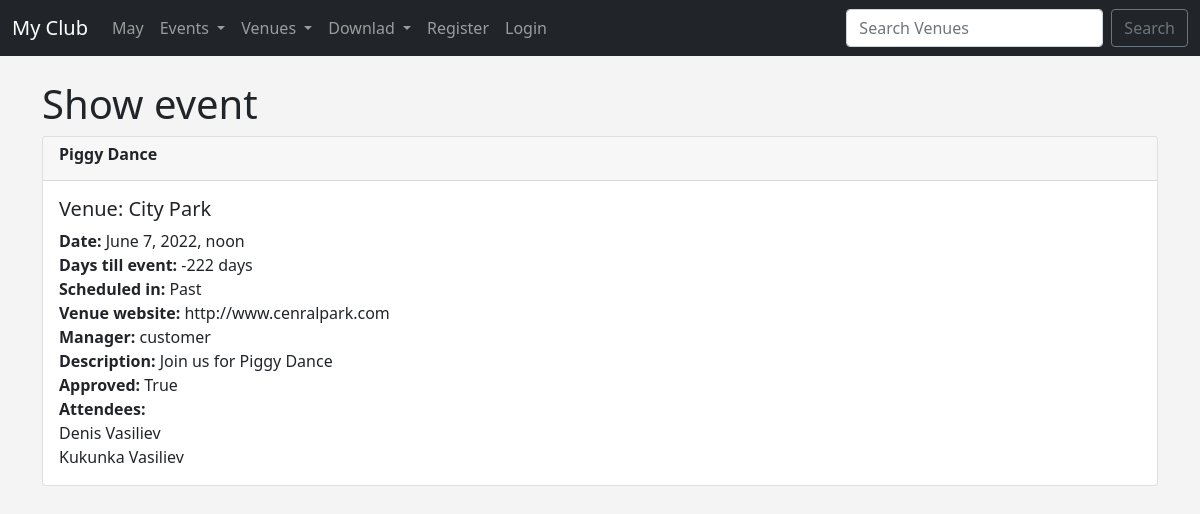
The app's page /show_event/1/ with its own data.
### events/models.py (models this page shows, shortened)
class Event(models.Model):
	name = models.CharField('Event Name', max_length = 120)
	event_date = models.DateTimeField('Event Date')
	venue = models.ForeignKey(Venue, blank = True, null = True, on_delete = models.CASCADE)
	manager = models.ForeignKey(User, blank = True, null = True, on_delete = models.SET_NULL)
	description = models.TextField(blank = True)
	attendees = models.ManyToManyField(MyClubUser, blank = True)
	approved = models.BooleanField("Approved", default=False)
	@property
	def Days_till(self):
		today = date.today()
		days_till = self.event_date.date() - today
		days_till_stripped = str(days_till).split("," , 1)[0]
		return days_till_stripped
	@property
	def Is_Past(self):
		if self.event_date.date() < date.today():
			thing = "Past"
		else:
			thing = "Future"
		return thing

class Venue(models.Model):
	name = models.CharField('Name', max_length = 120)
	address = models.CharField(max_length = 300)
	zip_code = models.CharField('Zip Code', max_length = 15)
	phone = models.CharField('Contact Phone', max_length = 25, blank=True )
	web = models.URLField('Web Address', blank=True)
	email_address = models.EmailField('Email Address', blank=True)
	owner = models.IntegerField("Venue Owner", blank=False, default = 1)
	venue_image = models.ImageField(null=True, blank=True, upload_to = 'images/')
	def __str__(self):
		return self.name

class MyClubUser(models.Model):
	first_name = models.CharField(max_length = 30)
	last_name = models.CharField(max_length = 30)
	email = models.EmailField('User Email')
	def __str__(self):
		return self.first_name + ' ' + self.last_name

### events/views.py (the view)
# urls.py: path('show_event/<event_id>/', views.show_event, name='show-event'),
def show_event(request, event_id):
	event = Event.objects.get(pk = event_id)
	return render(request, 'events/show_event.html', {'event' : event, })

### events/templates/events/show_event.html (shortened to what this page needs)
{% extends 'events/base.html' %}
{% block content %}
<h1>Show event</h1>
	{% if event.approved %}
<div class="card">
  <div class="card-header">
    <h6><strong>{{ event.name }}</strong></h6>
  </div>
  <div class="card-body">
    <h5 class="card-title">Venue: {{ event.venue }}</h5>
    <p class="card-text">
  <strong>Date:</strong> {{ event.event_date }}<br>
  <strong>Days till event:</strong> {{ event.Days_till }}<br>
  <strong>Scheduled in:</strong> {{ event.Is_Past }}<br>
	<strong>Venue website:</strong> {{ event.venue.web }}<br>
	<strong>Manager:</strong> {{ event.manager }}<br>
	<strong>Description:</strong> {{ event.description }}<br>
	<strong>Approved:</strong> {{event.approved}}<br>
	<strong>Attendees:</strong> <br>
	{% for user in event.attendees.all %}
	{{ user }}<br>
	{% endfor %}
    </p>
</div>
	</div>
	<br><br>
	{% endif %}
{% endblock %}

### events/templates/events/base.html (style rules this page uses)
body { background: #f4f4f4; }

### records on screen
Event: name "Piggy Dance", venue "City Park", event_date "June 7, 2022, noon", Days_till "-222 days", Is_Past "Past", venue.web "http://www.cenralpark.com", manager "customer", description "Join us for Piggy Dance", approved "True"
MyClubUser: first_name+last_name "Denis Vasiliev"
MyClubUser: first_name+last_name "Kukunka Vasiliev"
